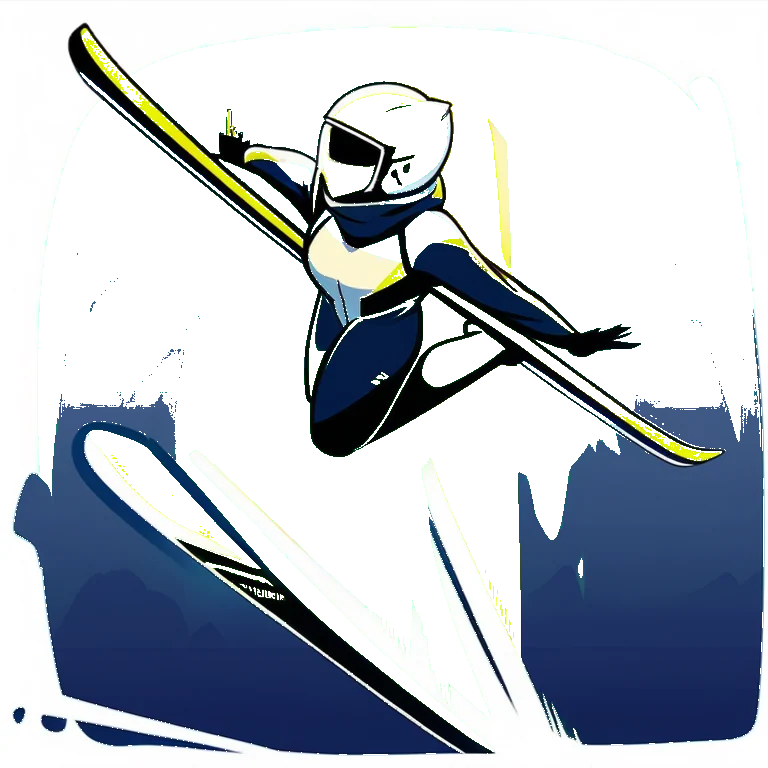
#> input picture frontend/apps/poc/src/assets/skyjump/jumper/flight-win.webp, 768 x 768 px, given in place of menu_bg_00001_.png, which was not available; the run also reads 1 picture not shown here
$ python skyjump_convert_webp.py
#> lines starting #> are read from the running program, lines starting #| are printed output that depends on the picture; after the words box and inside, x2 and y2 are one past the last pixel; in counts of white or black regions, pixels touching at a corner belong together
#!/usr/bin/env python3
"""Convert SkyJump Comfy stills to runtime WebP and chroma-key jumper plates."""

from __future__ import annotations

from pathlib import Path

import numpy as np
from PIL import Image

RAW = Path(r"C:\Users\grzyb\OneDrive\Dokumenty\skifly casino\docs\dev-report\skyjump-comfy-raw")
FE = Path(r"C:\Users\grzyb\OneDrive\Dokumenty\skifly casino\frontend\apps\poc\src\assets\skyjump")
REPO = Path(r"C:\Users\grzyb\OneDrive\Dokumenty\skifly casino\assets\skyjump")


def chroma(path: Path, extra_snow: bool = False) -> Image.Image:
    im = Image.open(path).convert("RGBA")
    arr = np.array(im)
    r, g, b, a = arr[..., 0], arr[..., 1], arr[..., 2], arr[..., 3]
    green = (g.astype(np.int16) > 90) & (g.astype(np.int16) > r.astype(np.int16) + 18) & (
        g.astype(np.int16) > b.astype(np.int16) + 8
    )
    teal = (b.astype(np.int16) > 70) & (g.astype(np.int16) > 90) & (r.astype(np.int16) < 90)
    mask = green | teal
    if extra_snow:
        snow = (r > 210) & (g > 220) & (b > 230)
        mask = mask | snow
    a = a.copy()
    a[mask] = 0
    arr[..., 3] = a
    return Image.fromarray(arr, "RGBA")


def save_webp(im: Image.Image, *dests: Path, quality: int = 82) -> None:
    for dest in dests:
        dest.parent.mkdir(parents=True, exist_ok=True)
        im.save(dest, "WEBP", quality=quality, method=6)
        print(f"{dest} {dest.stat().st_size}")


def main() -> None:
    menu = Image.open(RAW / "menu_bg_00001_.png").convert("RGB")
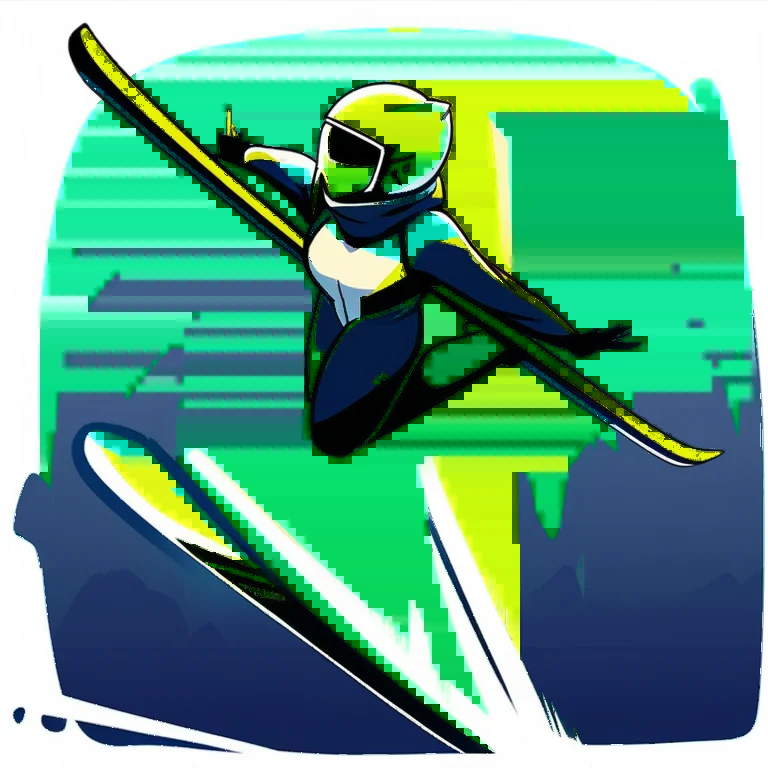
#> menu: PIL image 768x768 RGB; mean R, G, B 92.6, 162.1, 133.2
    play = Image.open(RAW / "gameplay_bg_v2_00001_.png").convert("RGB")
    save_webp(menu, FE / "backgrounds/menu.webp", REPO / "backgrounds/menu.webp", quality=80)
    save_webp(play, FE / "backgrounds/gameplay.webp", REPO / "backgrounds/gameplay.webp", quality=80)

    flight = chroma(RAW / "jumper_flight_win_00001_.png")
#> in chroma, im is the input picture: PIL image 768x768 RGBA; mean R, G, B, A 92.6, 162.1, 133.2, 140.1
#> in chroma, `r, g, b, a = arr[..., 0], arr[..., 1], arr[..., 2], arr[..., 3]`:
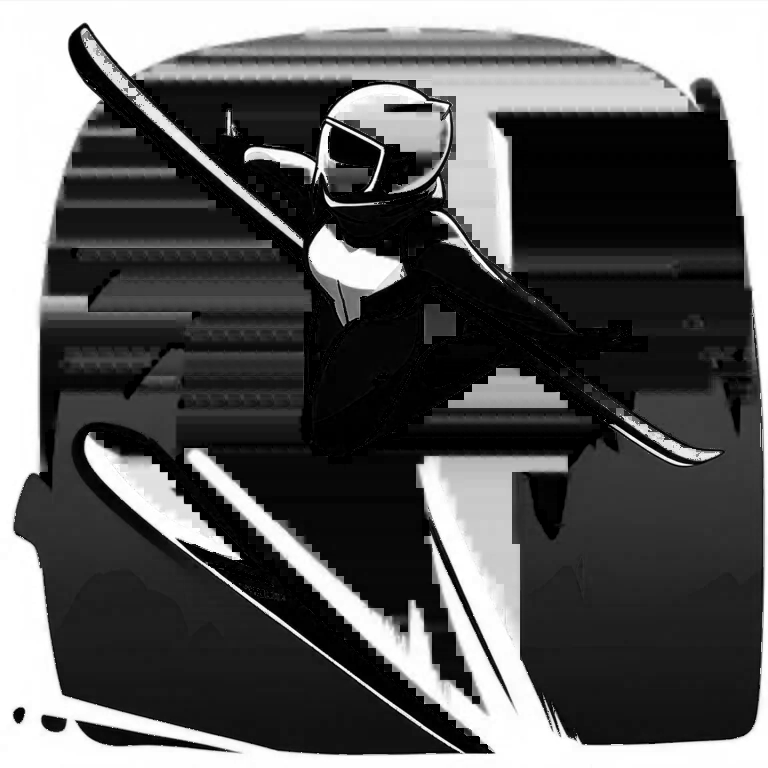
#> r: shape (768, 768); min 0, max 255, mean 92.6
#> in chroma, `r, g, b, a = arr[..., 0], arr[..., 1], arr[..., 2], arr[..., 3]`:
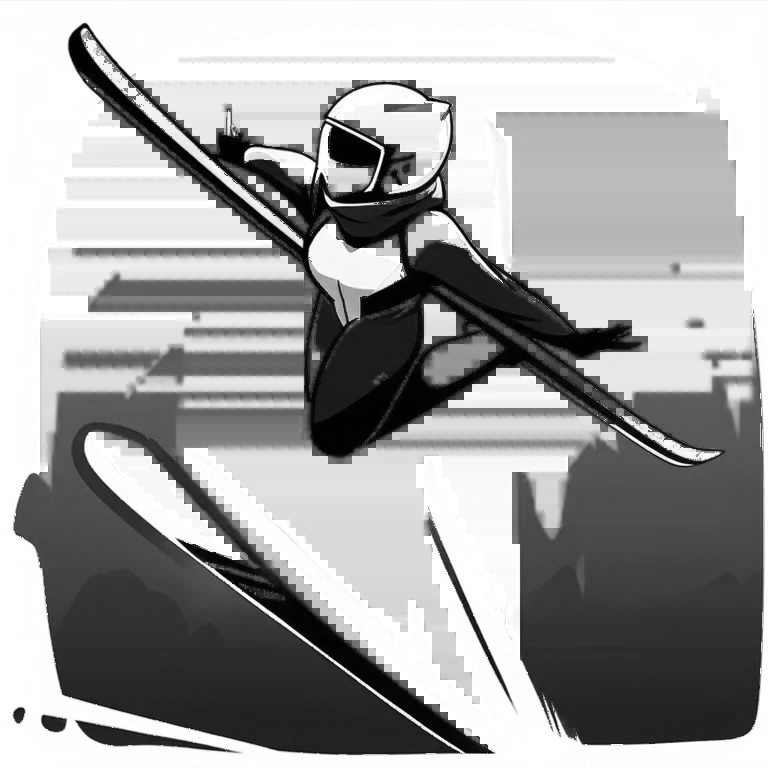
#> g: shape (768, 768); min 0, max 255, mean 162.1
#> in chroma, `r, g, b, a = arr[..., 0], arr[..., 1], arr[..., 2], arr[..., 3]`:
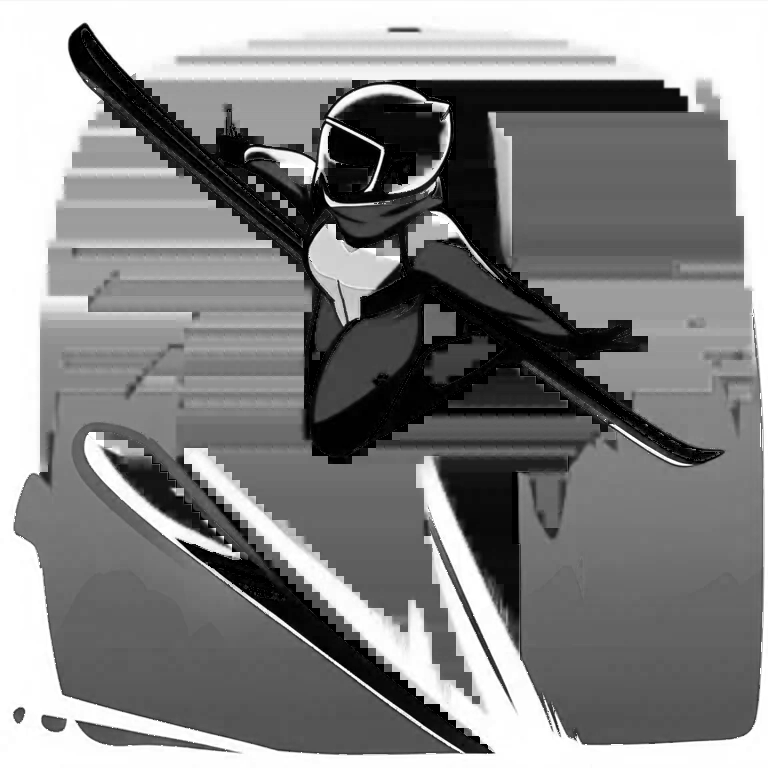
#> b: shape (768, 768); min 0, max 255, mean 133.2
#> in chroma, `r, g, b, a = arr[..., 0], arr[..., 1], arr[..., 2], arr[..., 3]`:
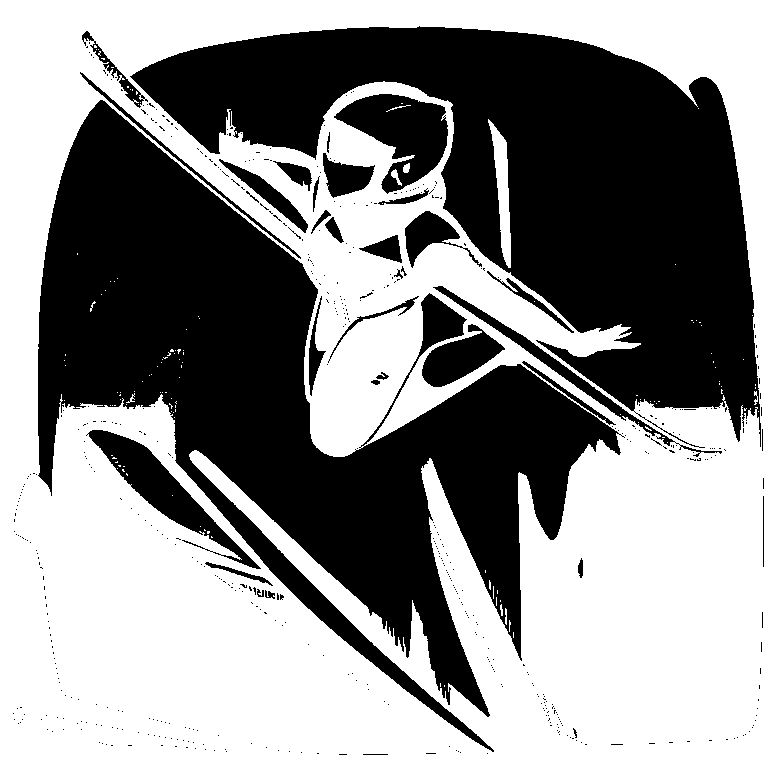
#> a: shape (768, 768); 55% white; 551 black regions (516 under 20 px), largest, box (x1, y1, x2, y2) and area: (38, 100, 625, 752) 129189, (130, 26, 761, 448) 109293, (334, 94, 448, 194) 5917
#> in chroma, `green = (g.astype(np.int16) > 90) & (g.astype(np.int16) > r.astype(np...`: green: shape (768, 768) bool; 38.3% white; 148 white regions (118 under 20 px), largest, box (x1, y1, x2, y2) and area: (130, 27, 754, 433) 103866, (177, 368, 618, 744) 61737, (37, 99, 314, 487) 43448
#> in chroma, `teal = (b.astype(np.int16) > 70) & (g.astype(np.int16) > 90) & (r.asty..`: teal: shape (768, 768) bool; 29% white; 233 white regions (208 under 20 px), largest, box (x1, y1, x2, y2) and area: (38, 173, 620, 704) 90228, (496, 80, 760, 440) 58750, (144, 80, 352, 160) 9266
#> in chroma, `mask = green | teal`:
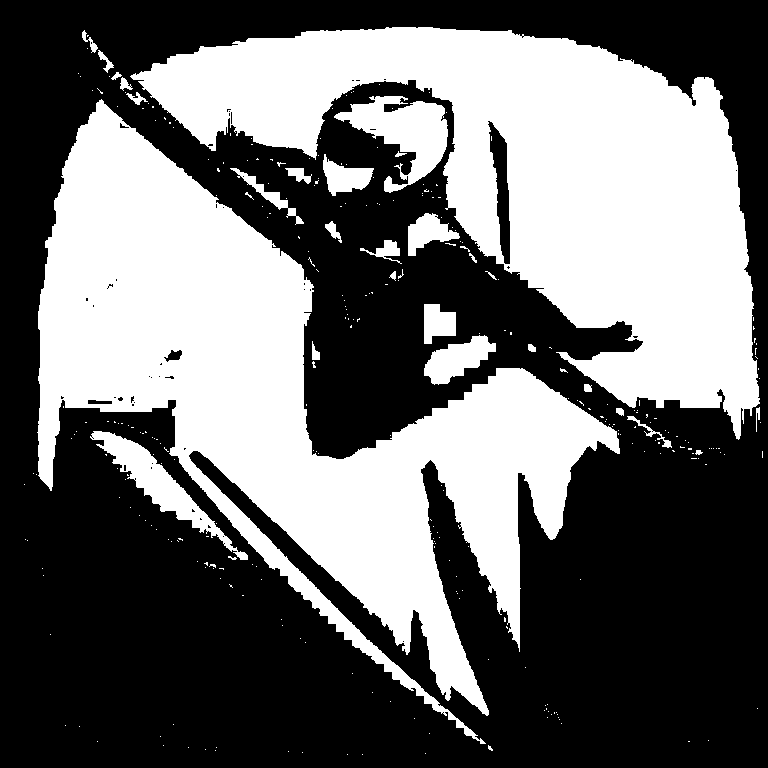
#> mask: shape (768, 768) bool; 42% white; 311 white regions (282 under 20 px), largest, box (x1, y1, x2, y2) and area: (37, 99, 620, 744) 124285, (130, 27, 760, 440) 106029, (334, 96, 448, 193) 4969
#> in chroma, `a[mask] = 0`: a: shape (768, 768); 54.5% white; 564 black regions (527 under 20 px), largest, box (x1, y1, x2, y2) and area: (37, 99, 625, 752) 130841, (130, 26, 761, 448) 109859, (334, 94, 448, 194) 5955
#> in chroma, `arr[..., 3] = a`:
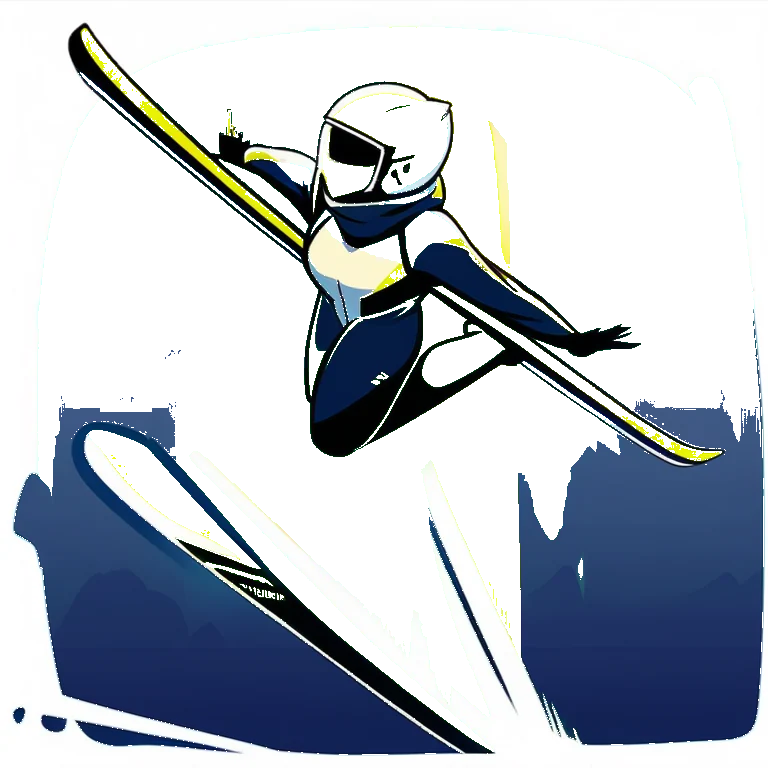
#> arr: shape (768, 768, 4); 0.49% of pixels changed, all inside (x1, y1, x2, y2) = (37, 27, 763, 755); transparent parts drawn white
    save_webp(flight, FE / "jumper/flight.webp", FE / "jumper/flight-win.webp", REPO / "jumper/flight.webp", REPO / "jumper/flight-win.webp", quality=86)

    menu_j = chroma(RAW / "jumper_menu_00001_.png")
    save_webp(menu_j, FE / "jumper/menu-foreground.webp", REPO / "jumper/menu-foreground.webp", quality=86)

    inrun = chroma(RAW / "jumper_inrun_00001_.png")
    save_webp(inrun, FE / "jumper/inrun.webp", REPO / "jumper/inrun.webp", quality=86)


if __name__ == "__main__":
#> (the run stopped early here; a loop or call above may not have finished)
